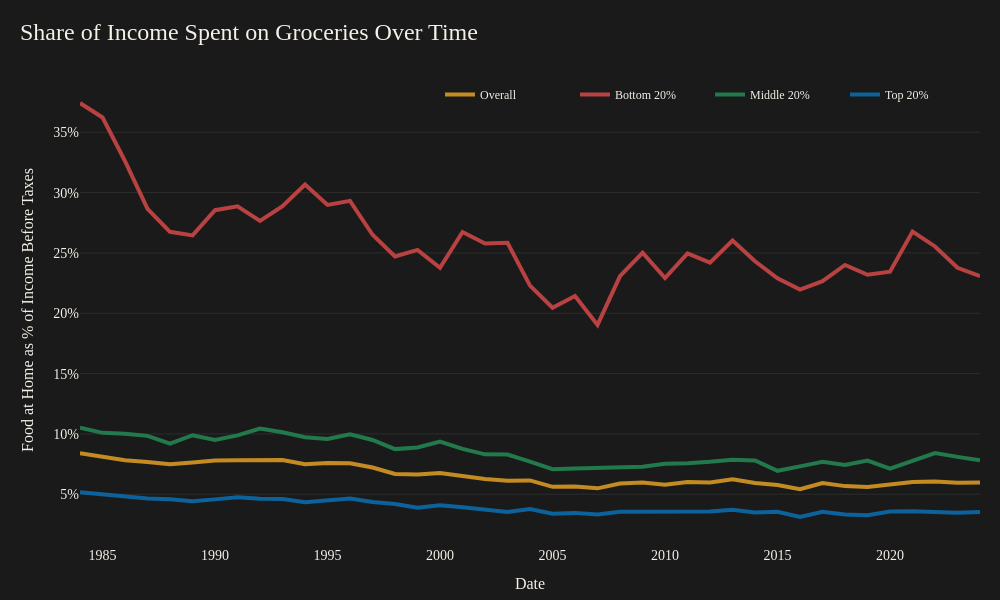

Notebook source saved alongside this figure:
### Code cell
## line chart of food spending percentage by income percentile 

# data 
x = all_food_spend["observation_date"]
overall = (all_food_spend["all_food_spend"]/all_income['all_income']) *100
bottom = (bottom_food_spend["bottom_food_spend"]/bottom_income['bottom_income']) *100
middle = (middle_food_spend["middle_food_spend"]/middle_income['middle_income']) *100
top = (top_food_spend["top_food_spend"]/top_income['top_income']) *100

# figure
fig = go.Figure()

# line plot 
fig.add_trace(
    go.Scatter(
        x=x,
        y=overall,
        mode="lines",
        name="Overall",
        line=dict(
            color="#c48b22",
            width=4
        ),
        hovertemplate=
        "Overall: %{y:.2f}%     <extra></extra>",
    )
)
fig.add_trace(
    go.Scatter(
        x=x,
        y=bottom,
        mode="lines",
        name="Bottom 20%",
        line=dict(
            color="#b84141",
            width=4
        ),
        hovertemplate=
        "Bottom 20%: %{y:.1f}%         <extra></extra>"
    )
)
fig.add_trace(
    go.Scatter(
        x=x,
        y=middle,
        mode="lines",
        name="Middle 20%",
        line=dict(
            color="#22794c",
            width=4
        ),
        hovertemplate=
        "Middle 20%: %{y:.1f}%     <extra></extra>"
    )
)
fig.add_trace(
    go.Scatter(
        x=x,
        y=top,
        mode="lines",
        name="Top 20%",
        line=dict(
            color='#0c629b',
            width=4
        ),
        hovertemplate=
        "Top 20%: %{y:.1f}%     <extra></extra>"
    )
)

# title and layout 
fig.update_layout(
    width=1000, 
    height=600, 
    template="plotly_dark",

    title=dict(
        text="Share of Income Spent on Groceries Over Time",
        x=0.02,
        xanchor="left",
        font=dict(
            family="Playfair Display",
            size=24
        )
    ),

    font=dict(
        family="Source Sans 3",
        color="#f5f0e8",
        size=13
    ),

    paper_bgcolor="#1a1a1a",
    plot_bgcolor="#1a1a1a",

    margin=dict(l=80, r=20, t=80, b=60),

    hovermode="x unified",

    xaxis=dict(
        title="Date",
        showgrid=False,
        tickfont=dict(size=14),
        zeroline=False,
        ticklabelstandoff=5
    ),

    yaxis=dict(
        title="Food at Home as % of Income Before Taxes",
        tickfont=dict(size=14),
        ticksuffix="%",
        gridcolor="rgba(255,255,255,0.08)",
        zeroline=False
    ),

    legend=dict(
        orientation="h",
        entrywidth=0.15,
        entrywidthmode='fraction',
        yanchor="top",
        y=1,
        xanchor="right",
        x=1,
        font=dict(
            size=12)
    )
)

fig.show()

### Figure 1 — Plotly figure (JSON) as saved in the notebook; plotly's stock layout.template omitted (floating-point values rounded to 4 significant figures)
{"data": [{"hovertemplate": "Overall: %{y:.2f}%     <extra></extra>", "line": {"color": "#c48b22", "width": 4}, "mode": "lines", "name": "Overall", "type": "scatter", "x": ["1984-01-01", "1985-01-01", "1986-01-01", "1987-01-01", "1988-01-01", "1989-01-01", "1990-01-01", "1991-01-01", "1992-01-01", "1993-01-01", "1994-01-01", "1995-01-01", "1996-01-01", "1997-01-01", "1998-01-01", "1999-01-01", "2000-01-01", "2001-01-01", "2002-01-01", "2003-01-01", "2004-01-01", "2005-01-01", "2006-01-01", "2007-01-01", "2008-01-01", "2009-01-01", "2010-01-01", "2011-01-01", "2012-01-01", "2013-01-01", "2014-01-01", "2015-01-01", "2016-01-01", "2017-01-01", "2018-01-01", "2019-01-01", "2020-01-01", "2021-01-01", "2022-01-01", "2023-01-01", "2024-01-01"], "y": [8.396, 8.107, 7.828, 7.681, 7.484, 7.634, 7.793, 7.82, 7.807, 7.844, 7.496, 7.593, 7.566, 7.213, 6.679, 6.632, 6.766, 6.496, 6.269, 6.12, 6.147, 5.616, 5.645, 5.492, 5.89, 5.971, 5.8, 6.027, 5.977, 6.235, 5.938, 5.766, 5.423, 5.93, 5.677, 5.604, 5.85, 6.015, 6.067, 5.946, 5.973]}, {"hovertemplate": "Bottom 20%: %{y:.1f}%         <extra></extra>", "line": {"color": "#b84141", "width": 4}, "mode": "lines", "name": "Bottom 20%", "type": "scatter", "x": ["1984-01-01", "1985-01-01", "1986-01-01", "1987-01-01", "1988-01-01", "1989-01-01", "1990-01-01", "1991-01-01", "1992-01-01", "1993-01-01", "1994-01-01", "1995-01-01", "1996-01-01", "1997-01-01", "1998-01-01", "1999-01-01", "2000-01-01", "2001-01-01", "2002-01-01", "2003-01-01", "2004-01-01", "2005-01-01", "2006-01-01", "2007-01-01", "2008-01-01", "2009-01-01", "2010-01-01", "2011-01-01", "2012-01-01", "2013-01-01", "2014-01-01", "2015-01-01", "2016-01-01", "2017-01-01", "2018-01-01", "2019-01-01", "2020-01-01", "2021-01-01", "2022-01-01", "2023-01-01", "2024-01-01"], "y": [37.43, 36.23, 32.62, 28.65, 26.75, 26.45, 28.54, 28.86, 27.65, 28.88, 30.67, 28.98, 29.32, 26.5, 24.71, 25.25, 23.77, 26.73, 25.78, 25.84, 22.29, 20.46, 21.44, 19.04, 23.08, 25.02, 22.92, 24.97, 24.19, 26.03, 24.31, 22.89, 21.97, 22.66, 24.01, 23.19, 23.44, 26.77, 25.54, 23.77, 23.07]}, {"hovertemplate": "Middle 20%: %{y:.1f}%     <extra></extra>", "line": {"color": "#22794c", "width": 4}, "mode": "lines", "name": "Middle 20%", "type": "scatter", "x": ["1984-01-01", "1985-01-01", "1986-01-01", "1987-01-01", "1988-01-01", "1989-01-01", "1990-01-01", "1991-01-01", "1992-01-01", "1993-01-01", "1994-01-01", "1995-01-01", "1996-01-01", "1997-01-01", "1998-01-01", "1999-01-01", "2000-01-01", "2001-01-01", "2002-01-01", "2003-01-01", "2004-01-01", "2005-01-01", "2006-01-01", "2007-01-01", "2008-01-01", "2009-01-01", "2010-01-01", "2011-01-01", "2012-01-01", "2013-01-01", "2014-01-01", "2015-01-01", "2016-01-01", "2017-01-01", "2018-01-01", "2019-01-01", "2020-01-01", "2021-01-01", "2022-01-01", "2023-01-01", "2024-01-01"], "y": [10.51, 10.09, 10.02, 9.841, 9.189, 9.893, 9.494, 9.884, 10.44, 10.14, 9.72, 9.578, 9.971, 9.496, 8.744, 8.884, 9.362, 8.76, 8.308, 8.295, 7.711, 7.079, 7.144, 7.212, 7.28, 7.292, 7.536, 7.569, 7.686, 7.869, 7.799, 6.945, 7.312, 7.702, 7.434, 7.789, 7.119, 7.766, 8.415, 8.101, 7.815]}, {"hovertemplate": "Top 20%: %{y:.1f}%     <extra></extra>", "line": {"color": "#0c629b", "width": 4}, "mode": "lines", "name": "Top 20%", "type": "scatter", "x": ["1984-01-01", "1985-01-01", "1986-01-01", "1987-01-01", "1988-01-01", "1989-01-01", "1990-01-01", "1991-01-01", "1992-01-01", "1993-01-01", "1994-01-01", "1995-01-01", "1996-01-01", "1997-01-01", "1998-01-01", "1999-01-01", "2000-01-01", "2001-01-01", "2002-01-01", "2003-01-01", "2004-01-01", "2005-01-01", "2006-01-01", "2007-01-01", "2008-01-01", "2009-01-01", "2010-01-01", "2011-01-01", "2012-01-01", "2013-01-01", "2014-01-01", "2015-01-01", "2016-01-01", "2017-01-01", "2018-01-01", "2019-01-01", "2020-01-01", "2021-01-01", "2022-01-01", "2023-01-01", "2024-01-01"], "y": [5.177, 5.025, 4.828, 4.654, 4.589, 4.415, 4.577, 4.749, 4.624, 4.613, 4.339, 4.494, 4.646, 4.357, 4.193, 3.881, 4.093, 3.929, 3.731, 3.542, 3.771, 3.389, 3.458, 3.324, 3.558, 3.571, 3.611, 3.613, 3.573, 3.723, 3.492, 3.548, 3.117, 3.55, 3.331, 3.26, 3.581, 3.59, 3.493, 3.477, 3.53]}], "layout": {"font": {"color": "#f5f0e8", "family": "Source Sans 3", "size": 13}, "height": 600, "hovermode": "x unified", "legend": {"entrywidth": 0.15, "entrywidthmode": "fraction", "font": {"size": 12}, "orientation": "h", "x": 1, "xanchor": "right", "y": 1, "yanchor": "top"}, "margin": {"b": 60, "l": 80, "r": 20, "t": 80}, "paper_bgcolor": "#1a1a1a", "plot_bgcolor": "#1a1a1a", "title": {"font": {"family": "Playfair Display", "size": 24}, "text": "Share of Income Spent on Groceries Over Time", "x": 0.02, "xanchor": "left"}, "width": 1000, "xaxis": {"showgrid": false, "tickfont": {"size": 14}, "ticklabelstandoff": 5, "title": {"text": "Date"}, "zeroline": false}, "yaxis": {"gridcolor": "rgba(255,255,255,0.08)", "tickfont": {"size": 14}, "ticksuffix": "%", "title": {"text": "Food at Home as % of Income Before Taxes"}, "zeroline": false}}}
